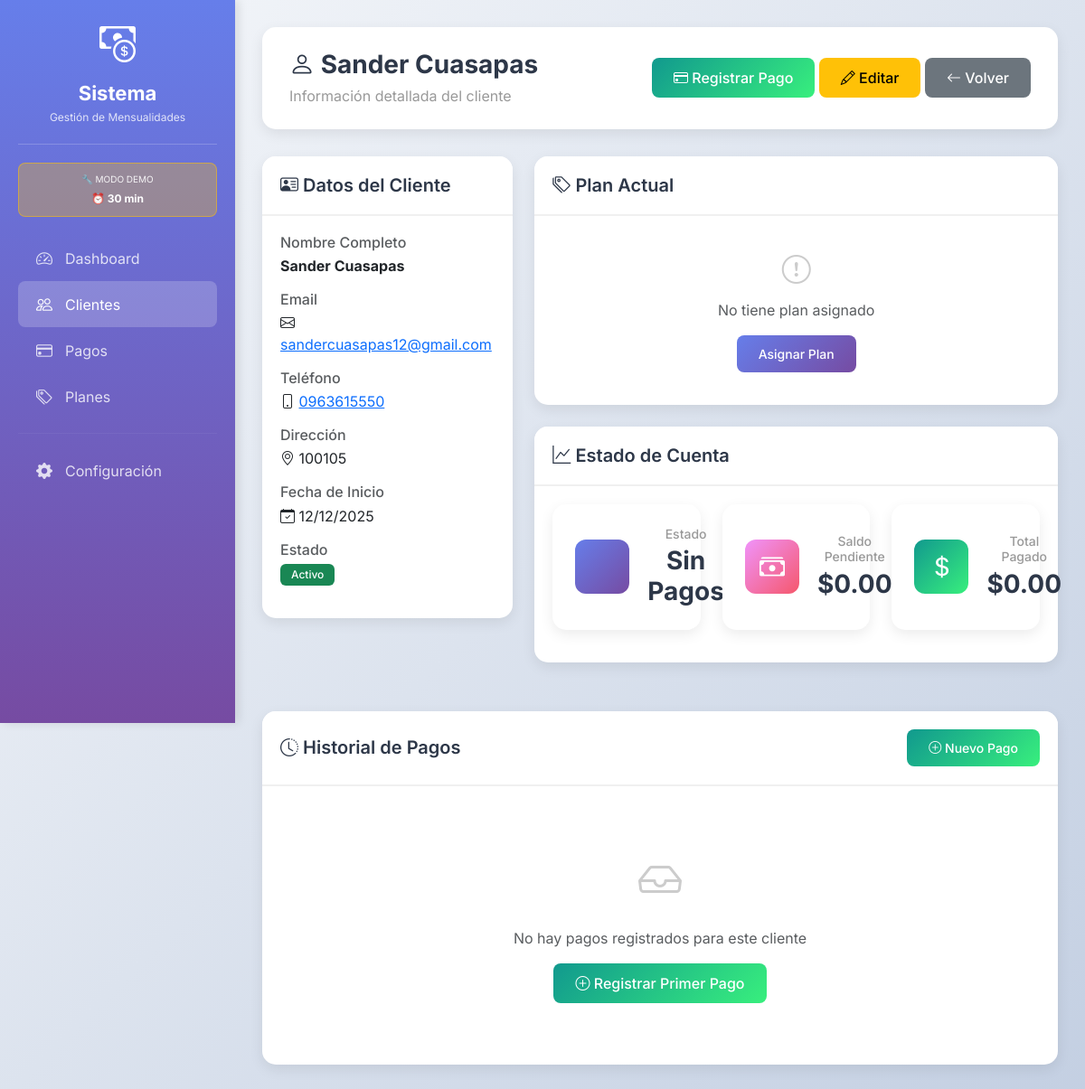
Screenshot of /clientes/1 with the database file from the repository.
### app.py (models this page shows, shortened)
class Cliente(db.Model):
    __tablename__ = 'cliente'
    id = db.Column(db.Integer, primary_key=True)
    nombre = db.Column(db.String(100), nullable=False, index=True)
    apellido = db.Column(db.String(100), nullable=False, index=True)
    email = db.Column(db.String(120), unique=True, nullable=False, index=True)
    telefono = db.Column(db.String(20))
    direccion = db.Column(db.String(200))
    plan_id = db.Column(db.Integer, db.ForeignKey('plan.id'), index=True)
    fecha_inicio = db.Column(db.DateTime, default=datetime.utcnow)
    fecha_fin = db.Column(db.DateTime)
    activo = db.Column(db.Boolean, default=True, index=True)
    notas = db.Column(db.Text)
    fecha_creacion = db.Column(db.DateTime, default=datetime.utcnow)
    fecha_actualizacion = db.Column(db.DateTime, default=datetime.utcnow, onupdate=datetime.utcnow)
    pagos = db.relationship('Pago', backref='cliente', lazy=True, cascade='all, delete-orphan')
    @property
    def nombre_completo(self):
        return f"{self.nombre} {self.apellido}"
    @property
    def plan_vencido(self):
        if not self.fecha_fin:
            return False
        return datetime.utcnow() > self.fecha_fin
    @property
    def estado_pago(self):
        if self.plan_vencido:
            return 'vencido'
        ultimo_pago = Pago.query.filter_by(cliente_id=self.id).order_by(Pago.fecha_pago.desc()).first()
        if not ultimo_pago:
            return 'sin-pagos'
    @property
    def saldo_pendiente(self):
        if not self.plan:
            return 0
        total_pagos = sum(p.monto for p in self.pagos)
        meses_desde_inicio = max(1, (datetime.utcnow() - self.fecha_inicio).days // 30)
        total_esperado = self.plan.precio * meses_desde_inicio
        return max(0, total_esperado - total_pagos)

### app.py (the view)
@app.route('/clientes/<int:id>')
@requiere_licencia
def cliente_detalle(id):
    try:
        cliente = Cliente.query.get_or_404(id)
        pagos = Pago.query.filter_by(cliente_id=id).order_by(Pago.fecha_pago.desc()).all()
        return render_template('clientes/detalle.html', cliente=cliente, pagos=pagos)
    except Exception as e:
        app.logger.error(f'Error en detalle cliente {id}: {e}')
        flash('Cliente no encontrado', 'danger')
        return redirect(url_for('clientes'))

### templates/clientes/detalle.html (shortened to what this page needs)
{% extends "base.html" %}
{% block content %}
<div class="page-header d-flex justify-content-between align-items-center">
    <div>
        <h2><i class="bi bi-person"></i> {{ cliente.nombre_completo }}</h2>
        <p>Información detallada del cliente</p>
    </div>
    <div>
        <a href="{{ url_for('pago_nuevo', cliente_id=cliente.id) }}" class="btn btn-success">
            <i class="bi bi-credit-card"></i> Registrar Pago
        </a>
        <a href="{{ url_for('cliente_editar', id=cliente.id) }}" class="btn btn-warning">
            <i class="bi bi-pencil"></i> Editar
        </a>
        <a href="{{ url_for('clientes') }}" class="btn btn-secondary">
            <i class="bi bi-arrow-left"></i> Volver
        </a>
    </div>
</div>
<div class="row">
    <div class="col-md-4 mb-4">
        <div class="card">
            <div class="card-header">
                <h5 class="card-title"><i class="bi bi-person-vcard"></i> Datos del Cliente</h5>
            </div>
            <div class="card-body">
                <div class="mb-3">
                    <h6 class="text-muted mb-1">Nombre Completo</h6>
                    <p class="fw-bold">{{ cliente.nombre_completo }}</p>
                </div>
                <div class="mb-3">
                    <h6 class="text-muted mb-1">Email</h6>
                    <p>
                        <i class="bi bi-envelope"></i>
                        <a href="mailto:{{ cliente.email }}">{{ cliente.email }}</a>
                    </p>
                </div>
                {% if cliente.telefono %}
                <div class="mb-3">
                    <h6 class="text-muted mb-1">Teléfono</h6>
                    <p>
                        <i class="bi bi-phone"></i>
                        <a href="tel:{{ cliente.telefono }}">{{ cliente.telefono }}</a>
                    </p>
                </div>
                {% endif %}
                {% if cliente.direccion %}
                <div class="mb-3">
                    <h6 class="text-muted mb-1">Dirección</h6>
                    <p><i class="bi bi-geo-alt"></i> {{ cliente.direccion }}</p>
                </div>
                {% endif %}
                <div class="mb-3">
                    <h6 class="text-muted mb-1">Fecha de Inicio</h6>
                    <p><i class="bi bi-calendar-check"></i> {{ cliente.fecha_inicio.strftime('%d/%m/%Y') }}</p>
                </div>
                <div class="mb-3">
                    <h6 class="text-muted mb-1">Estado</h6>
                    <p>
                        {% if cliente.activo %}
                            <span class="badge bg-success">Activo</span>
                        {% else %}
                            <span class="badge bg-secondary">Inactivo</span>
                        {% endif %}
                    </p>
                </div>
            </div>
        </div>
    </div>
    <div class="col-md-8 mb-4">
        <div class="card mb-4">
            <div class="card-header">
                <h5 class="card-title"><i class="bi bi-tags"></i> Plan Actual</h5>
            </div>
            <div class="card-body">
                {% if cliente.plan %}
                <div class="row">
                    <div class="col-md-6">
                        <h6 class="text-muted mb-1">Plan</h6>
                        <h4>{{ cliente.plan.nombre }}</h4>
                        {% if cliente.plan.descripcion %}
                        <p class="text-muted small">{{ cliente.plan.descripcion }}</p>
                        {% endif %}
                    </div>
                    <div class="col-md-3">
                        <h6 class="text-muted mb-1">Precio</h6>
                        <h4 class="text-success">${{ "%.2f"|format(cliente.plan.precio) }}</h4>
                    </div>
                    <div class="col-md-3">
                        <h6 class="text-muted mb-1">Duración</h6>
                        <h4>{{ cliente.plan.duracion_dias }} días</h4>
                    </div>
                </div>
                {% if cliente.plan_vencido %}
                <div class="alert alert-danger mt-3">
                    <i class="bi bi-exclamation-triangle-fill"></i>
                    <strong>¡Plan Vencido!</strong> Este cliente necesita renovar su plan.
                </div>
                {% elif cliente.dias_restantes is not none and cliente.dias_restantes <= 7 %}
                <div class="alert alert-warning mt-3">
                    <i class="bi bi-clock-history"></i>
                    <strong>Plan próximo a vencer</strong> - Quedan {{ cliente.dias_restantes }} días
                </div>
                {% endif %}
                {% else %}
                <div class="text-center py-3">
                    <i class="bi bi-exclamation-circle" style="font-size: 32px; color: #ccc;"></i>
                    <p class="text-muted mt-2">No tiene plan asignado</p>
                    <a href="{{ url_for('cliente_editar', id=cliente.id) }}" class="btn btn-sm btn-primary">
                        Asignar Plan
                    </a>
                </div>
                {% endif %}
            </div>
        </div>
        <div class="card">
            <div class="card-header">
                <h5 class="card-title"><i class="bi bi-graph-up"></i> Estado de Cuenta</h5>
            </div>
            <div class="card-body">
                <div class="row text-center">
                    <div class="col-md-4 mb-3">
                        <div class="stat-card">
                            <div class="stat-icon
                                {% if cliente.plan_vencido %}danger
                                {% elif cliente.estado_pago == 'moroso' %}danger
                                {% elif cliente.estado_pago == 'por-vencer' %}warning
                                {% elif cliente.estado_pago == 'al-dia' %}success
                                {% else %}primary{% endif %}">
                            </div>
                            <div class="stat-info">
                                <h5>Estado</h5>
                                <h3>
                                    {% if cliente.plan_vencido %}Vencido
                                    {% elif cliente.estado_pago == 'moroso' %}Moroso
                                    {% elif cliente.estado_pago == 'por-vencer' %}Por Vencer
                                    {% elif cliente.estado_pago == 'al-dia' %}Al Día
                                    {% else %}Sin Pagos{% endif %}
                                </h3>
                            </div>
                        </div>
                    </div>
                    <div class="col-md-4 mb-3">
                        <div class="stat-card">
                            <div class="stat-icon danger">
                                <i class="bi bi-cash-stack"></i>
                            </div>
                            <div class="stat-info">
                                <h5>Saldo Pendiente</h5>
                                <h3>${{ "%.2f"|format(cliente.saldo_pendiente) }}</h3>
                            </div>
                        </div>
                    </div>
                    <div class="col-md-4 mb-3">
                        <div class="stat-card">
                            <div class="stat-icon success">
                                <i class="bi bi-currency-dollar"></i>
                            </div>
                            <div class="stat-info">
                                <h5>Total Pagado</h5>
                                <h3>${{ "%.2f"|format(pagos|sum(attribute='monto') if pagos else 0) }}</h3>
                            </div>
                        </div>
                    </div>
                </div>
            </div>
        </div>
    </div>
</div>
<div class="row">
    <div class="col-md-12">
        <div class="card">
            <div class="card-header d-flex justify-content-between align-items-center">
                <h5 class="card-title"><i class="bi bi-clock-history"></i> Historial de Pagos</h5>
                <a href="{{ url_for('pago_nuevo', cliente_id=cliente.id) }}" class="btn btn-sm btn-success">
                    <i class="bi bi-plus-circle"></i> Nuevo Pago
                </a>
            </div>
            <div class="card-body">
                {% if pagos %}
                <div class="table-responsive">
                    <table class="table table-hover">
                        <thead>
                            <tr>
                                <th>Fecha</th>
                                <th>Monto</th>
                                <th>Método</th>
                                <th>Referencia</th>
                                <th>Periodo</th>
                                <th>Notas</th>
                                <th>Acciones</th>
                            </tr>
                        </thead>
                        <tbody>
                            {% for pago in pagos %}
                            <tr>
                                <td>{{ pago.fecha_pago.strftime('%d/%m/%Y %H:%M') }}</td>
                                <td>
                                    <span class="badge bg-success fw-bold">
                                        ${{ "%.2f"|format(pago.monto) }}
                                    </span>
                                </td>
                                <td>
                                    {% if pago.metodo_pago %}
                                        <span class="badge bg-info">{{ pago.metodo_pago }}</span>
                                    {% else %}
                                        <span class="badge bg-secondary">N/A</span>
                                    {% endif %}
                                </td>
                                <td>{{ pago.referencia or '-' }}</td>
                                <td>{{ pago.periodo or '-' }}</td>
                                <td>
                                    {% if pago.notas %}
                                        <span title="{{ pago.notas }}">
                                            {{ pago.notas[:30] }}{{ '...' if pago.notas|length > 30 else '' }}
                                        </span>
                                    {% else %}
                                        -
                                    {% endif %}
                                </td>
                                <td>
                                    <button type="button"
                                            class="btn btn-sm btn-outline-danger"
                                            onclick="confirmarEliminarPago({{ pago.id }}, {{ pago.monto }})"
                                            title="Eliminar">
                                        <i class="bi bi-trash"></i>
                                    </button>
                                </td>
                            </tr>
                            {% endfor %}
                        </tbody>
                        <tfoot>
                            <tr class="table-light">
                                <td colspan="1"><strong>TOTAL</strong></td>
                                <td>
                                    <strong class="text-success">
                                        ${{ "%.2f"|format(pagos|sum(attribute='monto')) }}
                                    </strong>
                                </td>
                                <td colspan="5"></td>
                            </tr>
                        </tfoot>
                    </table>
                </div>
                {% else %}
                <div class="text-center py-5">
                    <i class="bi bi-inbox" style="font-size: 48px; color: #ccc;"></i>
                    <p class="text-muted mt-3">No hay pagos registrados para este cliente</p>
                    <a href="{{ url_for('pago_nuevo', cliente_id=cliente.id) }}" class="btn btn-success">
                        <i class="bi bi-plus-circle"></i> Registrar Primer Pago
                    </a>
                </div>
                {% endif %}
            </div>
        </div>
    </div>
</div>
{% endblock %}

### rows the page displays
Cliente: nombre_completo "Sander Cuasapas", email "sandercuasapas12@gmail.com", telefono "0963615550", direccion "100105", fecha_inicio "12/12/2025"

### other values shown
{{ session.get('licencia_info', {}).get('minutos_restantes') }} "30"
{{ "%.2f"|format(cliente.saldo_pendiente) }} "0.00"
{{ "%.2f"|format(pagos|sum(attribute='monto') if pagos else 0) }} "0.00"
